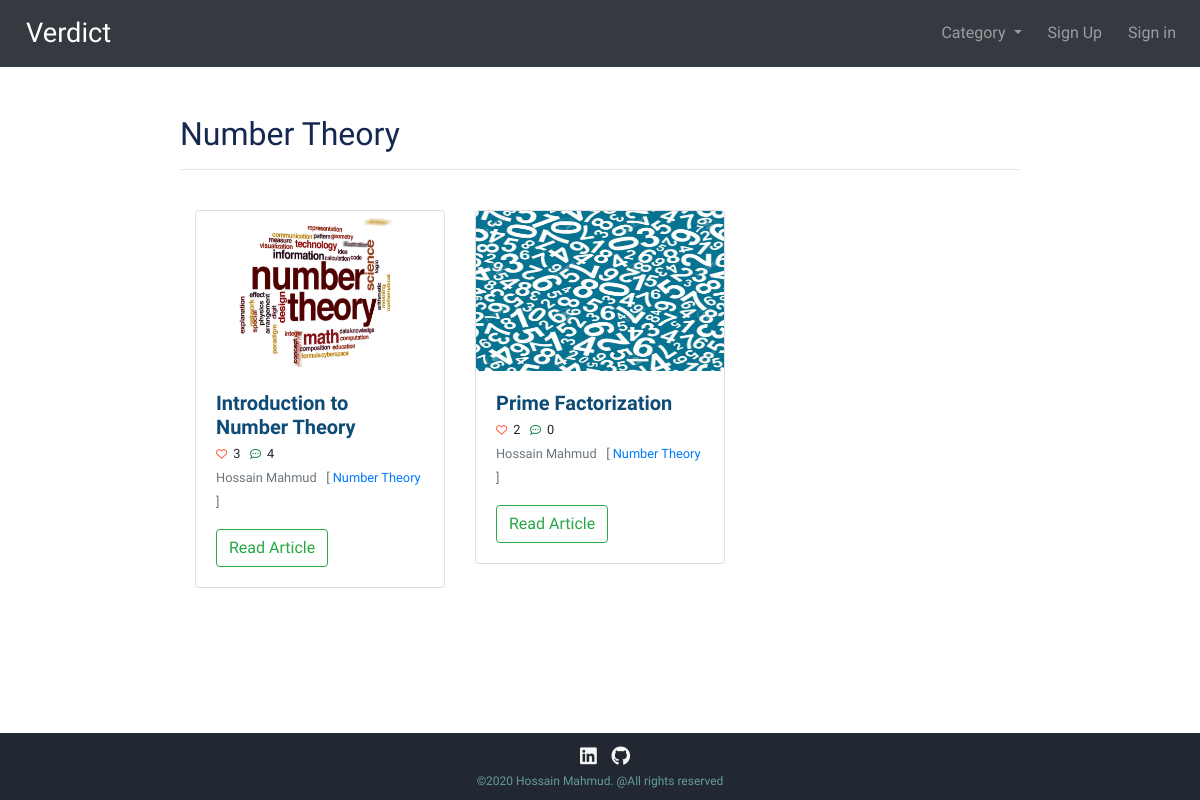
The app's page /category/Number Theory/ with its own data.
### blog/models.py (models this page shows, shortened)
class Post(models.Model):
    title = models.CharField(max_length=250)
    author = models.ForeignKey(User, on_delete=models.CASCADE)
    header_image = models.ImageField(null=True, blank=True, upload_to='images/')
    body = RichTextField(blank=True, null=True)
    date = models.DateField(auto_now_add=True)
    category = models.CharField(max_length=250, default='Miscellaneous')
    likes = models.ManyToManyField(User, related_name='post_likes')
    def total_likes(self):
        return self.likes.count()

### blog/views.py (the view)
# urls.py: path('category/<str:cat>/', CategoryView, name='category'),
def CategoryView(request, cat):
    category_post = Post.objects.filter(category=cat)
    cats = Category.objects.all()
    context = {
        'cat': cat,
        'cats': cats,
        'category_post': category_post
    }
    return render(request, 'blog/category.html', context)

### blog/templates/blog/category.html (shortened to what this page needs)
{% extends 'blog/base.html' %}
{% load static %}
{% block content %}
    <br><br>
    <h2 class="title"> {{ cat }} </h2>
    <hr> <br>
    <div class="container">
        <div class="row">
            {% for post in category_post %}
                <div class="col-lg-4 col-md-6 mb-3">
                    <div class="card">
                        {% if post.header_image %}
                            <img class="card-img-top"
                                 src="{{ post.header_image.url }}"
                                 alt="Card image cap">
                        {% else %}
                            <img class="card-img-top"
                                 src="{% static 'images/default.png' %}"
                                 alt="Card image cap">
                        {% endif %}
                        <div class="card-body">
                            <h5 class="card-title"> {{ post.title }} </h5>
                            <small>
                                <span style="font-size: 0.7rem; color: Tomato;">
                                    <i class="far fa-heart"></i>
                                </span>
                                &nbsp;{{ post.total_likes }}
                                <span style="font-size: 0.7rem; color: seagreen;">
                                <i class="far fa-comment-dots"></i>
                                </span>
                                &nbsp;{{ post.comments.count }}
                            </small>
                            <p class="card-text"><small
                                    class="text-muted">{{ post.author.first_name }} {{ post.author.last_name }}
                                &nbsp; [ <a href="{% url 'category' post.category %}"> {{ post.category }} </a>
                                ]</small></p>
                            <a href="{% url 'detail' post.id %}" class="btn btn-outline-success">Read Article</a>
                        </div>
                    </div>
                </div>
            {% endfor %}
        </div>
    </div>
{% endblock %}

### blog/templates/blog/base.html (shortened to what this page needs)
<!doctype html>
<html lang="en">
{% load static %}
<head>
    <link rel="stylesheet" href="{% static 'css/styles.css' %}">
    <link rel="stylesheet" href="https://stackpath.bootstrapcdn.com/bootstrap/4.2.1/css/bootstrap.min.css">
    <link rel="stylesheet"
          href="//cdnjs.cloudflare.com/ajax/libs/highlight.js/10.1.2/styles/default.min.css">
</head>
<nav class="navbar  navbar-expand-lg navbar-dark bg-dark">
    <a class="navbar-brand" href="{% url 'home' %}"> Verdict </a>
    <div class="collapse navbar-collapse" id="navbarSupportedContent">
        <ul class="navbar-nav ml-auto">
            {% if cats %}
                <li class="nav-item dropdown">
                    <a class="nav-space nav-link dropdown-toggle" href="#" id="navbarDropdown" role="button"
                       data-toggle="dropdown"
                       aria-haspopup="true" aria-expanded="false">
                        Category
                    </a>
                </li>
            {% endif %}
            {% if user.is_authenticated %}
                <li class="nav-item">
                    <a class="nav-space nav-link .text-white" href="{% url 'add_post' %}">Add Post</a>
                </li>
                <li class="nav-item dropdown">
                    <a class="nav-link dropdown-toggle" href="#" id="navbarDropdown" role="button"
                       data-toggle="dropdown"
                       aria-haspopup="true" aria-expanded="false">
                        <span style="color: white; font-size: 0.9rem; margin-right: 3px;"><i
                                class="far fa-user"></i></span>
                        {{ user.first_name }} {{ user.last_name }}
                    </a>
                    <div class="dropdown-menu" aria-labelledby="navbarDropdown">
                        <a class="dropdown-item" href="{% url 'edit_profile' %}">Edit Profile</a>
                        <a class="dropdown-item" href="{% url 'logout' %}">Logout</a>
                    </div>
                </li>
            {% else %}
                <li class="nav-item">
                    <a class="nav-space nav-link" href="{% url 'register' %}"> Sign Up</a>
                </li>
                <li class="nav-item">
                    <a class="nav-link" href="{% url 'login' %}"> Sign in </a>
                </li>
            {% endif %}
        </ul>
    </div>
</nav>
<body>
<div class="base-container">
    {% block content %}
    {% endblock %}
</div>
<div class="bottom-container">
  <a href="https://www.linkedin.com/in/hmsayem/">
    <span class="social-icon">
      <i class="fab fa-linkedin"> </i>
    </span>
  </a>
  <a href="https://github.com/hmsayem">
    <span class="social-icon">
      <i class="fab fa-github"></i>
    </span>
  </a>
  <p class="copyright">©2020 Hossain Mahmud. @All rights reserved</p>
</div>
</body>
</html>

### static/css/styles.css (style rules this page uses)
.navbar-brand { font-family: 'Federo', sans-serif; font-size: 1.7rem !important; padding-left: 10px; padding-bottom: 5px !important; }
.nav-space { margin-right: 10px; }
body { font-family: 'Baloo Tamma 2', cursive !important; font-weight: 700; min-height: 100vh; position: relative; }
.base-container { margin: auto; padding-bottom: 5rem; width: 70% !important; }
.title { color: #142850; font-family: 'Aclonica', sans-serif; text-align: left; }
.card-title { margin-bottom: 2px !important; color: #0f4c75; font-weight: bold; }
.bottom-container { text-align: center; background-color: #222831; color: #f7f7f7; padding: 10px 0 10px 0; position: absolute; bottom: 0; width: 100%; }
.copyright { color: #679b9b; font-size: 0.75rem; margin-bottom: 0; }
img { width: auto !important; height: 160px !important; }
a { text-decoration: none !important; }
.social-icon { font-size: 1.2rem !important; color: #f6f6f6; margin-left: 10px; }

### records on screen
Post: header_image (picture), title "Introduction to Number Theory", total_likes "3", comments.count "4", author.first_name "Hossain", author.last_name "Mahmud", category "Number Theory"
Post: header_image (picture), title "Prime Factorization", total_likes "2", comments.count "0", author.first_name "Hossain", author.last_name "Mahmud", category "Number Theory"

### other values on screen
{{ cat }} "Number Theory"
